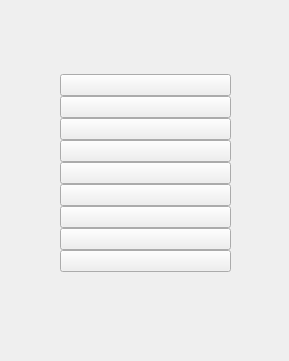
<?xml version="1.0" encoding="UTF-8"?>
<ui version="4.0">
 <class>MenuPanel</class>
 <widget class="QWidget" name="MenuPanel">
  <property name="geometry">
   <rect>
    <x>0</x>
    <y>0</y>
    <width>289</width>
    <height>361</height>
   </rect>
  </property>
  <property name="windowTitle">
   <string>Form</string>
  </property>
  <widget class="QWidget" name="verticalLayoutWidget_4">
   <property name="geometry">
    <rect>
     <x>60</x>
     <y>20</y>
     <width>171</width>
     <height>306</height>
    </rect>
   </property>
   <layout class="QVBoxLayout" name="verticalLayout">
    <property name="spacing">
     <number>0</number>
    </property>
    <property name="leftMargin">
     <number>0</number>
    </property>
    <property name="topMargin">
     <number>0</number>
    </property>
    <property name="rightMargin">
     <number>0</number>
    </property>
    <property name="bottomMargin">
     <number>0</number>
    </property>
    <item>
     <spacer name="verticalSpacer_25">
      <property name="orientation">
       <enum>Qt::Vertical</enum>
      </property>
      <property name="sizeHint" stdset="0">
       <size>
        <width>1</width>
        <height>1</height>
       </size>
      </property>
     </spacer>
    </item>
    <item>
     <widget class="PushButton_5" name="pNew">
      <property name="sizePolicy">
       <sizepolicy hsizetype="Expanding" vsizetype="Preferred">
        <horstretch>0</horstretch>
        <verstretch>0</verstretch>
       </sizepolicy>
      </property>
      <property name="styleSheet">
       <string notr="true"/>
      </property>
      <property name="text">
       <string/>
      </property>
     </widget>
    </item>
    <item>
     <widget class="PushButton_5" name="pOpen">
      <property name="sizePolicy">
       <sizepolicy hsizetype="Expanding" vsizetype="Preferred">
        <horstretch>0</horstretch>
        <verstretch>0</verstretch>
       </sizepolicy>
      </property>
      <property name="styleSheet">
       <string notr="true"/>
      </property>
      <property name="text">
       <string/>
      </property>
     </widget>
    </item>
    <item>
     <widget class="PushButton_5" name="pSave">
      <property name="sizePolicy">
       <sizepolicy hsizetype="Expanding" vsizetype="Fixed">
        <horstretch>0</horstretch>
        <verstretch>0</verstretch>
       </sizepolicy>
      </property>
      <property name="text">
       <string/>
      </property>
     </widget>
    </item>
    <item>
     <widget class="PushButton_5" name="pExport">
      <property name="sizePolicy">
       <sizepolicy hsizetype="Expanding" vsizetype="Preferred">
        <horstretch>0</horstretch>
        <verstretch>0</verstretch>
       </sizepolicy>
      </property>
      <property name="styleSheet">
       <string notr="true">QPushButton::checked{
background: rgb(20,134,250);
}</string>
      </property>
      <property name="text">
       <string/>
      </property>
      <property name="checkable">
       <bool>true</bool>
      </property>
     </widget>
    </item>
    <item>
     <widget class="PushButton_5" name="pShare">
      <property name="sizePolicy">
       <sizepolicy hsizetype="Expanding" vsizetype="Preferred">
        <horstretch>0</horstretch>
        <verstretch>0</verstretch>
       </sizepolicy>
      </property>
      <property name="styleSheet">
       <string notr="true"/>
      </property>
      <property name="text">
       <string/>
      </property>
     </widget>
    </item>
    <item>
     <widget class="PushButton_5" name="pLanguage">
      <property name="sizePolicy">
       <sizepolicy hsizetype="Expanding" vsizetype="Preferred">
        <horstretch>0</horstretch>
        <verstretch>0</verstretch>
       </sizepolicy>
      </property>
      <property name="styleSheet">
       <string notr="true"/>
      </property>
      <property name="text">
       <string/>
      </property>
     </widget>
    </item>
    <item>
     <widget class="PushButton_5" name="pSet">
      <property name="text">
       <string/>
      </property>
     </widget>
    </item>
    <item>
     <widget class="PushButton_5" name="pAboutUs">
      <property name="sizePolicy">
       <sizepolicy hsizetype="Expanding" vsizetype="Preferred">
        <horstretch>0</horstretch>
        <verstretch>0</verstretch>
       </sizepolicy>
      </property>
      <property name="styleSheet">
       <string notr="true"/>
      </property>
      <property name="text">
       <string/>
      </property>
     </widget>
    </item>
    <item>
     <widget class="PushButton_5" name="pExit">
      <property name="sizePolicy">
       <sizepolicy hsizetype="Expanding" vsizetype="Preferred">
        <horstretch>0</horstretch>
        <verstretch>0</verstretch>
       </sizepolicy>
      </property>
      <property name="styleSheet">
       <string notr="true"/>
      </property>
      <property name="text">
       <string/>
      </property>
     </widget>
    </item>
    <item>
     <spacer name="verticalSpacer_26">
      <property name="orientation">
       <enum>Qt::Vertical</enum>
      </property>
      <property name="sizeHint" stdset="0">
       <size>
        <width>1</width>
        <height>1</height>
       </size>
      </property>
     </spacer>
    </item>
   </layout>
  </widget>
 </widget>
 <customwidgets>
  <customwidget>
   <class>PushButton_5</class>
   <extends>QPushButton</extends>
   <header>Custom/PushButton/pushbutton_5.h</header>
  </customwidget>
 </customwidgets>
 <resources/>
 <connections/>
</ui>
